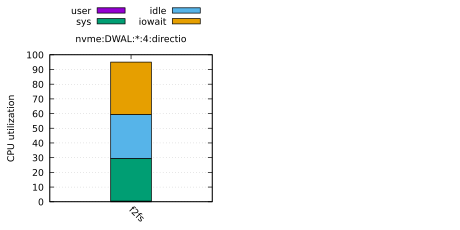

This figure's gnuplot source:
# LOG_FILE = logs/2025-09-28-12-07-41.925531/fxmark.log
# SYSTEM = Linux fvm 5.15.0d3846e8+ #2 SMP Sat Sep 27 17:03:46 UTC 2025 x86_64 x86_64 x86_64 GNU/Linux
# DISK_SIZE = 1G
# DURATION = 180s
# DIRECTIO = bufferedio,directio
# MEDIA_TYPES = ssd,hdd,nvme,mem
# FS_TYPES = tmpfs,ext4,ext4_no_jnl,xfs,btrfs,f2fs
# BENCH_TYPES = DWAL,DWOL,DWOM,DWTL,DWSL,MWRL,MWRM,MWCL,MWCM,MWUM,MWUL,filebench_varmail,filebench_oltp,filebench_fileserver,dbench_client,MRPL,MRPM,MRPH,MRDM,MRDL,DRBH,DRBM,DRBL
# NCORES = 1,2,4
# CORE_SEQ = 0,1,2,3
# MODEL_NAME = AMD Ryzen 5 5600 6-Core Processor
# PHYSICAL_CHIPS = 1
# CORE_PER_CHIP = 4
# SMT_LEVEL = 1
# NUM_TEST_CONF = 3

set term pdfcairo size 4.6in,2.3in font ',10'
set_out='set output "`if test -z $OUT; then echo util.4.pdf; else echo $OUT; fi`"'
eval set_out
set multiplot layout 1,2

set grid y
set style data histograms
set style histogram rowstacked
set boxwidth 0.5
set style fill solid 1.0 border -1
set ytics 10

set title 'nvme:DWAL:*:4:directio'
set xlabel ''
set ylabel 'CPU utilization'
set yrange [0:100]
set xtics rotate by -45
set key out horiz
set key center top

# nvme:*:DWAL:4
plot '-' using 2:xtic(1) title 'user', '' using 3 title 'sys', '' using 4 title 'idle', '' using 5 title 'iowait'
  # ['user.util', 'sys.util', 'idle.util', 'iowait.util']
  "f2fs" 0.480501 29.0696 29.8524 35.6337
e
  # ['user.util', 'sys.util', 'idle.util', 'iowait.util']
  "f2fs" 0.480501 29.0696 29.8524 35.6337
e
  # ['user.util', 'sys.util', 'idle.util', 'iowait.util']
  "f2fs" 0.480501 29.0696 29.8524 35.6337
e
  # ['user.util', 'sys.util', 'idle.util', 'iowait.util']
  "f2fs" 0.480501 29.0696 29.8524 35.6337
e

unset multiplot
set output
